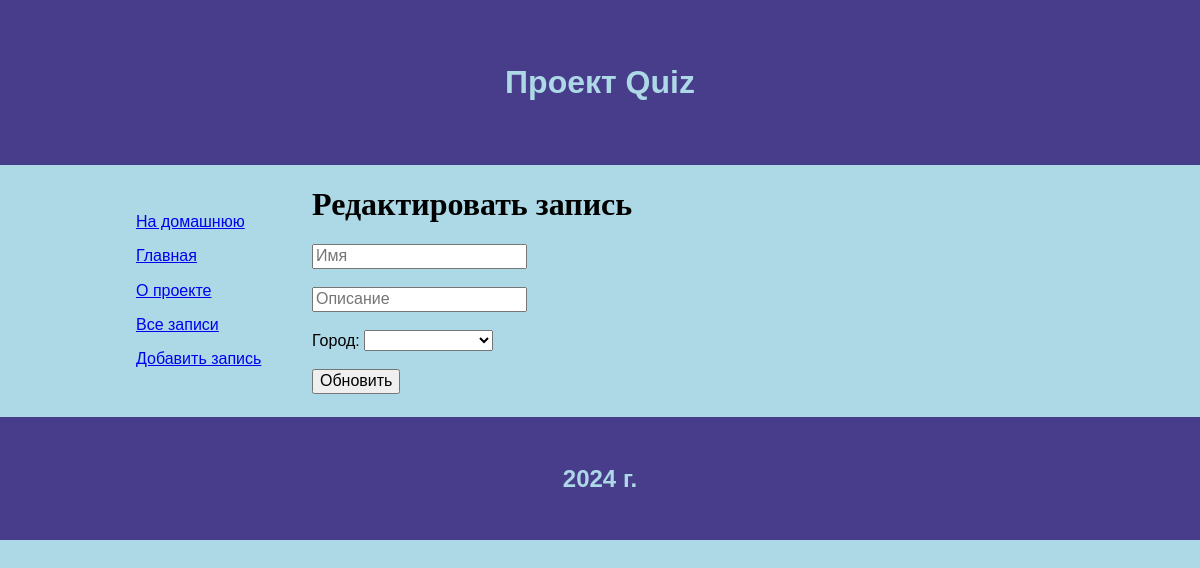
The page /user/4/update on the database as committed earlier.
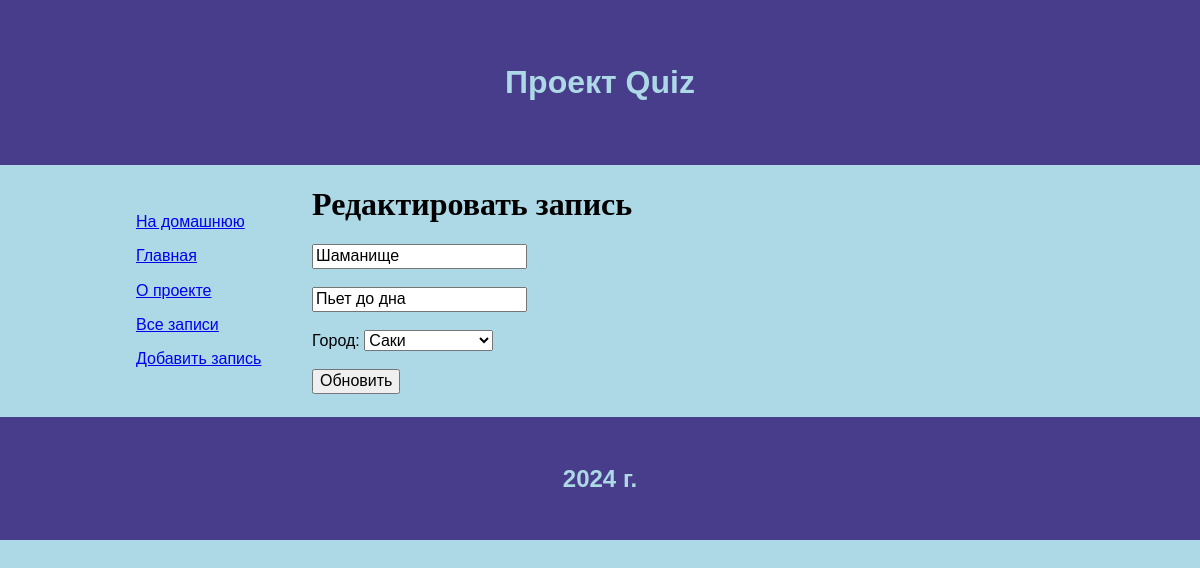
The same page on the database as committed later.
### model/user.py (models this page shows)
class User(db.Model):
    id = db.Column(db.Integer, primary_key=True)
    name = db.Column(db.String(255), nullable=False)
    description = db.Column(db.Text, nullable=True)
    date = db.Column(db.Date, default=datetime.utcnow)
    city_id = db.Column(db.Integer, db.ForeignKey(City.id), nullable=True)

### control.py (the view)
@app.route("/user/<int:id>/update", methods=['GET', 'POST'])
def userUpdate(id):
    user = User.query.get(id)
    if request.method == 'POST':
        user.name = request.form['name']
        user.description = request.form['description']
        city = request.form['city']
        try:
            db.session.commit()
            return redirect('/users')
        except:
            return 'Возникла ошибка при обновлении записи БД'
    else:
        city = City.query.all()
        return render_template('update.html', data=user, city=city)

### templates/update.html (shortened to what this page needs)
{% extends 'base/main.html' %}
{% block content %}
    <h1>Редактировать запись</h1>
    <form method="post">
        <input type="text" name="name" value="{{data.name}}" placeholder="Имя"><br><br>
        <input type="text" name="description" value="{{data.description}}" placeholder="Описание"><br><br>
        Город: <select name="city">
            {% for i in city %}
                {% if i.id == data.city_id %}
                    <option selected value="{{ i.id }}">{{ i.name }}</option>
                {% else %}
                    <option value="{{ i.id }}">{{ i.name }}</option>
                {% endif %}
            {% endfor %}
        </select><br><br>
        <button type="submit">Обновить</button>
    </form>
{% endblock %}

Rows that differ between the two databases and show on the page:
added User: name "Шаманище", description "Пьет до дна"
Other text that changed with them:
form field city: (not shown) → "Саки"
